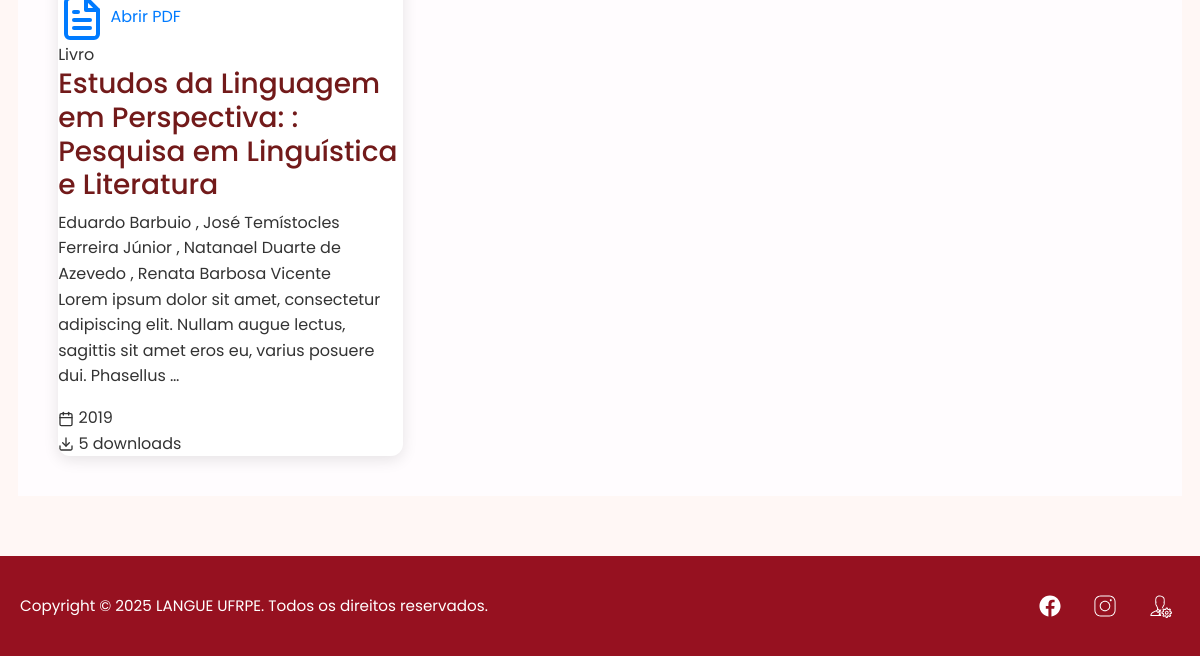
The page /producoes-e-publicacoes/ (lower part) on the database as committed earlier.
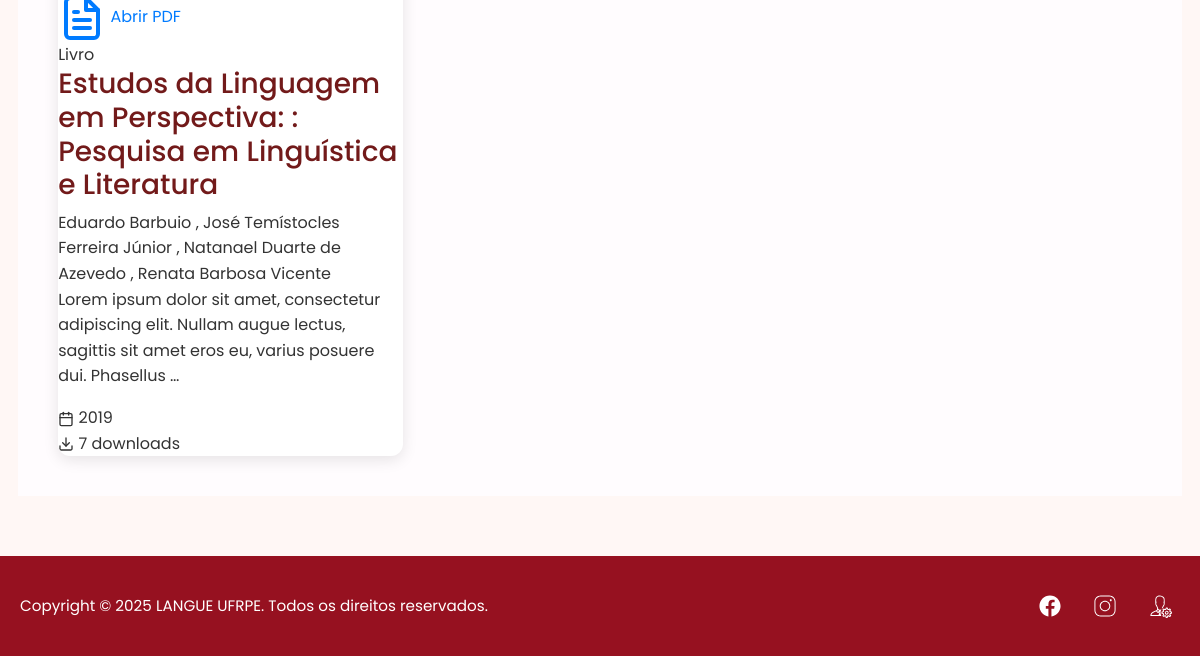
The same page on the database as committed later.
### publicacoes/models.py (models this page shows, shortened)
class PublicacaoPDF(models.Model):
    CATEGORIA_CHOICES = [
        ('LIVRO', 'Livro'),
        ('REVISTA', 'Revista'),
        ('ANAIS', 'Anais de Evento'),
        ('RELATORIO', 'Relatório'),
        ('MANUAL', 'Manual'),
        ('GUIA', 'Guia'),
        ('OUTROS', 'Outros'),
    ]
    titulo = models.CharField(
        max_length=300,
        verbose_name="Título da Publicação",
        help_text="Título completo da publicação"
    )
    subtitulo = models.CharField(
        max_length=300,
        blank=True,
        null=True,
        verbose_name="Subtítulo",
        help_text="Subtítulo da publicação (opcional)"
    )
    organizadores = models.ManyToManyField(
        Organizador,
        verbose_name="Organizadores",
        help_text="Selecione os organizadores desta publicação",
        related_name="publicacoes"
    )
    categoria = models.CharField(
        max_length=20,
        choices=CATEGORIA_CHOICES,
        default='LIVRO',
        verbose_name="Categoria",
        help_text="Categoria da publicação"
    )
    descricao = models.TextField(
        blank=True,
        null=True,
        verbose_name="Descrição",
        help_text="Breve descrição ou resumo da publicação (opcional)"
    )
    ano_publicacao = models.PositiveIntegerField(
        verbose_name="Ano de Publicação",
        help_text="Ano em que a publicação foi lançada"
    )
    editora = models.CharField(
        max_length=200,
        blank=True,
        null=True,
        verbose_name="Editora",
        help_text="Nome da editora responsável pela publicação (opcional)"
    )
    isbn = models.CharField(
        max_length=20,
        blank=True,
        null=True,
        verbose_name="ISBN",
        help_text="Número ISBN da publicação (opcional)"
    )
    numero_paginas = models.PositiveIntegerField(
        blank=True,
        null=True,
        verbose_name="Número de Páginas",
        help_text="Total de páginas da publicação (opcional)"
    )
    arquivo_pdf = models.FileField(
        upload_to=upload_pdf_path,
        validators=[
            FileExtensionValidator(allowed_extensions=['pdf']),
            validate_pdf_file
        ],
        verbose_name="Arquivo PDF",
        help_text="Arquivo PDF da publicação (máximo 50MB)"
    )
    thumbnail = models.ImageField(
        upload_to=upload_thumbnail_path,
        blank=True,
        null=True,
        verbose_name="Miniatura",
        help_text="Miniatura da primeira página (gerada automaticamente)"
    )
    destaque = models.BooleanField(
        default=False,
        verbose_name="Publicação em Destaque",
        help_text="Marque para destacar esta publicação na página principal"
    )
    ativa = models.BooleanField(
        default=True,
        verbose_name="Ativa",
        help_text="Indica se a publicação está visível no site"
    )
    downloads = models.PositiveIntegerField(
        default=0,
        verbose_name="Downloads",
        help_text="Contador de downloads da publicação"
    )
    criado_em = models.DateTimeField(
        auto_now_add=True,
        verbose_name="Criado em"
    )
    atualizado_em = models.DateTimeField(
        auto_now=True,
        verbose_name="Atualizado em"
    )
    class Meta:
        verbose_name = "Publicação PDF"
        verbose_name_plural = "Publicações PDF"
        ordering = ['-ano_publicacao', '-criado_em']
        indexes = [
            models.Index(fields=['ano_publicacao']),
            models.Index(fields=['categoria']),
            models.Index(fields=['ativa']),
            models.Index(fields=['destaque']),
        ]
    def get_organizadores_display(self):
        organizadores_lista = list(self.organizadores.filter(ativo=True))
        count = len(organizadores_lista)
        if count == 0:
            return "Sem organizadores"
        elif count == 1:
            return organizadores_lista[0].nome
        elif count == 2:
            return f"{organizadores_lista[0].nome} e {organizadores_lista[1].nome}"
        else:
            nomes_iniciais = [org.nome for org in organizadores_lista[:-1]]
            ultimo_nome = organizadores_lista[-1].nome
            return f"{', '.join(nomes_iniciais)} e {ultimo_nome}"
    @property
    def tamanho_arquivo_mb(self):
        if self.arquivo_pdf:
            try:
                return round(self.arquivo_pdf.size / (1024 * 1024), 2)
            except FileNotFoundError:
                return 0
        return 0

### producoes_bibliograficas/views.py (the view)
# urls.py: path('', producoes_e_publicacoes_view, name='producoes_e_publicacoes'),
def producoes_e_publicacoes_view(request):
    producoes_por_ano = {}
    for producao in ProducaoBibliografica.objects.all().order_by('-ano_publicacao'):
        if producao.ano_publicacao not in producoes_por_ano:
            producoes_por_ano[producao.ano_publicacao] = []
        producoes_por_ano[producao.ano_publicacao].append(producao)
    publicacoes_pdf = PublicacaoPDF.objects.all().order_by('-ano_publicacao')
    anos_disponiveis_pdf = sorted(list(set(publicacoes_pdf.values_list('ano_publicacao', flat=True))), reverse=True)
    context = {
        'producoes_por_ano': producoes_por_ano,
        'publicacoes_pdf': publicacoes_pdf,
        'anos_disponiveis_pdf': anos_disponiveis_pdf,
        'configuracao': None,  # Adicione sua lógica de configuração se houver
        'estatisticas_producoes': None, # Adicione sua lógica de estatísticas se houver
        'estatisticas_publicacoes_pdf': None, # Adicione sua lógica de estatísticas se houver
        'is_paginated_pdf': False # Adicione sua lógica de paginação se houver
    }
    return render(request, 'producoes_bibliograficas/producoes_bibliograficas.html', context)

### producoes_bibliograficas/templates/producoes_bibliograficas/producoes_bibliograficas.html (shortened to what the changed rows need)
{% extends 'base.html' %}
{% load static %}
{% block page_styles %}
    <link rel="stylesheet" href="{% static 'styles/modular/producoes_bibliograficas.css' %}">
    <link rel="stylesheet" href="{% static 'styles/modular/animations.css' %}">
    <link rel="stylesheet" href="{% static 'styles/modular/tablet.css' %}" media="screen and (min-width: 769px) and (max-width: 1024px)">
    <link rel="stylesheet" href="{% static 'styles/modular/mobile.css' %}" media="screen and (max-width: 768px)">
{% endblock %}
{% block content %}
    <main role="main" class="conteudo-unificado-main">
        <section class="secao-publicacoes-pdf">
            <div class="publicacoes-grid" id="publicacoesGridPDF">
                {% for publicacao in publicacoes_pdf %}
                    <article class="publicacao-card animate-fade-in"
                             data-categoria="{{ publicacao.categoria }}"
                             data-ano="{{ publicacao.ano_publicacao }}"
                             data-titulo="{{ publicacao.titulo|lower }}"
                             data-organizadores="{{ publicacao.get_organizadores_display|lower }}">
                        <div class="publicacao-thumbnail">
                            {% if publicacao.thumbnail %}
                                <a href="{{ publicacao.arquivo_pdf.url }}"
                                   target="_blank"
                                   class="thumbnail-link"
                                   onclick="incrementarDownload('{{ publicacao.id }}')"
                                   aria-label="Abrir PDF: {{ publicacao.titulo }}">
                                    <div class="thumbnail-overlay">
                                        <span>Abrir PDF</span>
                                    </div>
                                </a>
                            {% endif %}
                            <div class="categoria-badge categoria-{{ publicacao.categoria|lower }}">
                                {{ publicacao.get_categoria_display }}
                            </div>
                        </div>
                        <div class="publicacao-info">
                            <h3 class="publicacao-titulo">
                                <a href="{{ publicacao.arquivo_pdf.url }}"
                                   target="_blank"
                                   onclick="incrementarDownload('{{ publicacao.id }}')"
                                   class="titulo-link">
                                    {{ publicacao.titulo }}
                                    {% if publicacao.subtitulo %}
                                        <span class="subtitulo">: {{ publicacao.subtitulo }}</span>
                                    {% endif %}
                                </a>
                            </h3>
                            <div class="publicacao-organizadores">
                                {% for organizador in publicacao.organizadores.all %}
                                    {% if organizador.lattes_link %}
                                        <a href="{{ organizador.lattes_link }}"
                                           target="_blank"
                                           class="organizador-link"
                                           title="Ver currículo Lattes de {{ organizador.nome }}">
                                            {{ organizador.nome }}
                                        </a>
                                    {% else %}
                                        <span class="organizador-nome">{{ organizador.nome }}</span>
                                    {% endif %}
                                    {% if not forloop.last %}, {% endif %}
                                {% endfor %}
                            </div>
                            {% if publicacao.descricao %}
                                <p class="publicacao-descricao">{{ publicacao.descricao|truncatewords:20 }}</p>
                            {% endif %}
                            <div class="publicacao-meta">
                                <div class="meta-item">
                                    <span>{{ publicacao.ano_publicacao }}</span>
                                </div>
                                <div class="meta-item">
                                    <span>{{ publicacao.downloads }} download{{ publicacao.downloads|pluralize }}</span>
                                </div>
                            </div>
                        </div>
                    </article>
                {% endfor %}
            </div>
        </section>
    </main>
{% endblock %}

Rows that differ between the two databases and show on the page:
changed PublicacaoPDF "Estudos da Linguagem em Perspectiva:": downloads "5" → "7"
